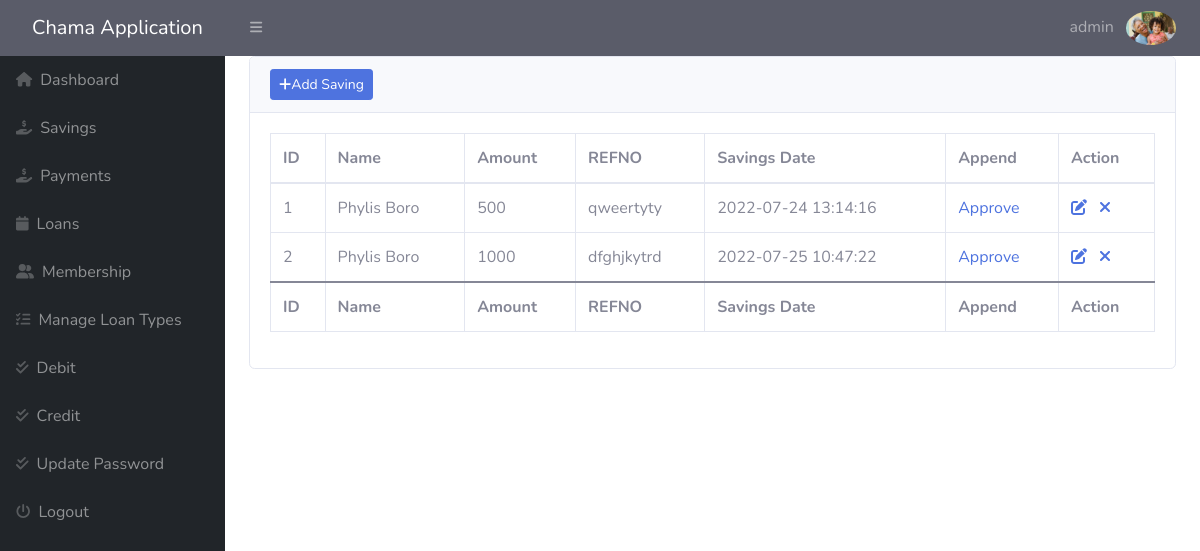
Page /admin/manage-savings.php (signed in) on the committed database.
### tables this page shows
CREATE TABLE `savings` (
  `id` int(11) NOT NULL,
  `userid` int(11) NOT NULL,
  `username` varchar(40) NOT NULL,
  `refno` varchar(50) NOT NULL,
  `amount` float NOT NULL DEFAULT 0,
  `pay_date` datetime NOT NULL DEFAULT current_timestamp(),
  `status` int(11) NOT NULL,
  `created_date` date NOT NULL DEFAULT current_timestamp()
);

CREATE TABLE `users` (
  `id` bigint(255) NOT NULL,
  `fname` varchar(15) NOT NULL,
  `lname` varchar(15) NOT NULL,
  `email` varchar(255) NOT NULL,
  `username` varchar(50) NOT NULL,
  `dob` varchar(15) NOT NULL,
  `address` varchar(50) NOT NULL,
  `kin` varchar(40) NOT NULL,
  `password` varchar(255) NOT NULL,
  `contact` varchar(11) NOT NULL,
  `status` int(2) DEFAULT NULL,
  `creationdate` timestamp NOT NULL DEFAULT current_timestamp(),
  `updationdate` timestamp NULL DEFAULT NULL ON UPDATE current_timestamp(),
  `profilepic` varchar(50) NOT NULL,
  `town` varchar(20) NOT NULL
);

### admin/manage-savings.php (the view, shortened to what this page needs)
<?php
include('includes/config.php');
if (strlen($_SESSION['alogin']) == 0) {
    header('location: login.php');
} else {
    ?>
<!DOCTYPE html>
<html lang="en">
    <head>
        <link href="https://cdn.jsdelivr.net/npm/simple-datatables@latest/dist/style.css" rel="stylesheet" />
        <link href="css/styles.css" rel="stylesheet" />
    <link href="vendor/fontawesome-free/css/all.min.css" rel="stylesheet" type="text/css">
    <link href="css/sb-admin-2.min.css" rel="stylesheet">
    <link href="vendor/datatables/dataTables.bootstrap4.min.css" rel="stylesheet">
    </head>
</head>
<body class="sb-nav-fixed">
    <div id="layoutSidenav">
    <?php include('includes/header.php');?>
<?php include('includes/sidebar.php');?>
<div id="layoutSidenav_content" id="content-wrapper">
                <main>
                    <div class="container-fluid px-4">
                                               <div class="card mb-4">
                            <div class="card-header">
                            <a href="add-savings.php" id="create_new" align="right" class="btn btn-sm btn-primary"><span class="fas fa-plus"></span>Add Saving</a>
                            </div>
                              <div class="card-body">
                              <table id="dataTable" class="table table-bordered"   width="100%" cellspacing="0">
                                    <thead>
                                        <tr>
                                            <th>ID</th>
                                            <th>Name</th>
                                            <th>Amount</th>
                                            <th>REFNO</th>
                                            <th>Savings Date</th>
                                            <th>Append</th>
                                            <th>Action</th>
                                        </tr>
                                    </thead>
                                    <tfoot>
                                        <tr>
                                        <th>ID</th>
                                            <th>Name</th>
                                            <th>Amount</th>
                                            <th>REFNO</th>
                                            <th>Savings Date</th>
                                            <th>Append</th>
                                            <th>Action</th>
                                        </tr>
                                    </tfoot>
                                    <tbody>
                                    <?php
                                    $sql = "SELECT savings.*, users.fname, users.lname from savings inner join users on users.id=savings.userid where savings.`status`=1";
                                        $query = $dbh->prepare($sql);
                                        $query->execute();
                                        $results = $query->fetchAll(PDO::FETCH_OBJ);
                                        $cnt = 1;
                                        if ($query->rowCount() > 0) {
                                            foreach ($results as $result) {
                                             ?>
                                        <tr>
                                        <td><?php echo htmlentities($cnt); ?></td>
                                    <td><?php echo htmlentities($result->fname); ?> <?php echo htmlentities($result->lname); ?></td>
                                    <td><?php echo htmlentities($result->amount); ?></td>
                                    <td><?php echo htmlentities($result->refno); ?></td>
                                    <td><?php echo htmlentities($result->pay_date); ?></td>
                                    <td>
                                    <a href="manage-savings.php?uaid=<?php echo $result->id; ?>"
                                                           onclick="return confirm('Do you want to approve this saving?');">Approve</a>
                                </td>
	<td>
	<a href="edit-savings.php?id=<?php echo $result->id;?>"><i class="fa fa-edit"></i></a>&nbsp;&nbsp;
<a href="manage-savings.php?del=<?php echo $result->id;?>" class="delete" title="Delete" data-toggle="tooltip" onclick="return confirm('Do you want to delete?');"><i class="fa fa-close"></i></a></td>
                                        </tr>
                                        <?php $cnt = $cnt + 1;
                                            }
                                        } ?>
                                    </tbody>
                                </table>
                            </div>
                        </div>
                    </div>
                </main>
            </div>
        </div>
    </body>
</html>
<?php } ?>

### admin/includes/header.php (shortened to what this page needs)
        <nav class="sb-topnav navbar navbar-expand navbar-dark bg-dark">
            <a class="navbar-brand ps-3" href="#">Chama Application </a>
            <button class="btn btn-link btn-sm order-1 order-lg-0 me-4 me-lg-0" id="sidebarToggle" href="#!"><i class="fas fa-bars"></i></button>
    <ul class="navbar-nav ml-auto">
<li class="nav-item dropdown no-arrow">
    <a class="nav-link dropdown-toggle" href="#" id="userDropdown" role="button"
       data-toggle="dropdown" aria-haspopup="true" aria-expanded="false">
        <span class="mr-2 d-none d-lg-inline text-red-600 large">
        <?php
                    $email = $_SESSION['alogin'];
                    $sql2 = "SELECT * FROM `admin` WHERE `email`=:email;";
                    $query = $dbh->prepare($sql2);
                    $query->bindParam(':email', $email, PDO::PARAM_STR);
                    $query->execute();
                    $results = $query->fetchAll(PDO::FETCH_OBJ);
                    if ($query->rowCount() > 0) {
                        foreach ($results as $result) {
                            echo $result->username;
                        }
                    ?></span>
                 <img   src="photo/<?php echo ($result->profilepic);}?>" class="img-profile rounded-circle" style="width:50px" alt="Cinque Terre">
        </a>
</li>
</ul>
        </nav>

### rows in the picture
savings: userid.fname "Phylis", userid.lname "Boro", amount "500", refno "qweertyty", pay_date "2022-07-24 13:14:16"
savings: userid.fname "Phylis", userid.lname "Boro", amount "1000", refno "dfghjkytrd", pay_date "2022-07-25 10:47:22"

### other values in the picture
$result->username "admin"
